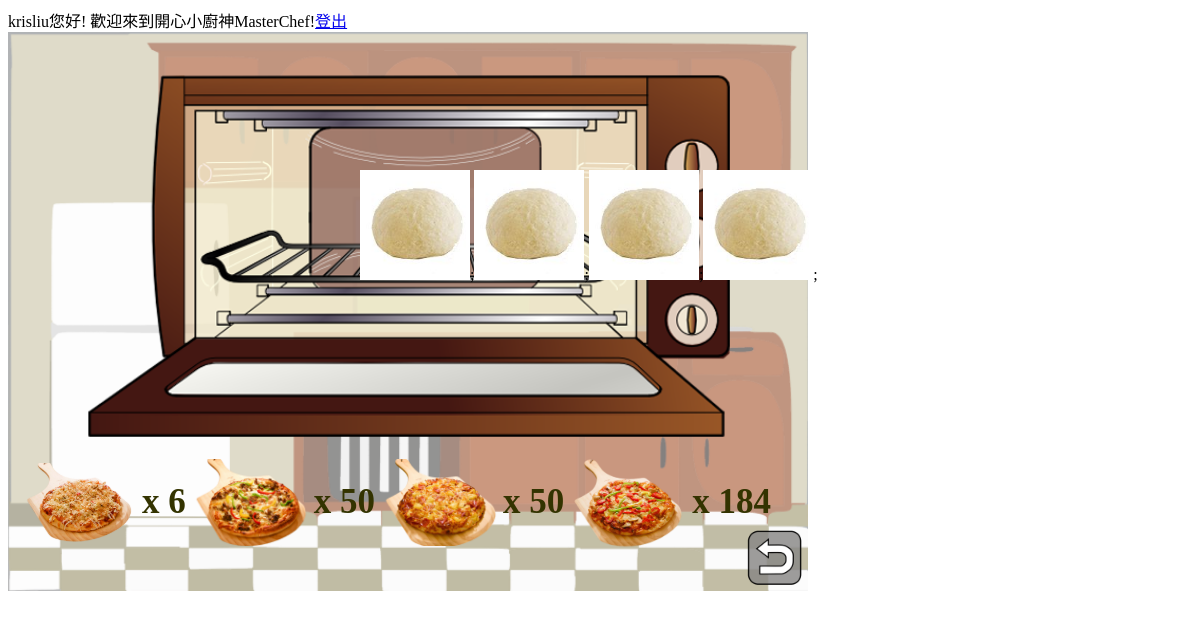
Screenshot of /masterchef/pizzamaterial.php (signed in) with the database file from the repository.
### tables this page shows
CREATE TABLE IF NOT EXISTS `pizzaoven` (
  `uid` int(11) NOT NULL,
  `user` varchar(11) NOT NULL,
  `name` varchar(20) NOT NULL,
  `amount` int(11) NOT NULL,
  `exp` int(11) NOT NULL,
  `time` int(11) NOT NULL,
  `cash` int(11) NOT NULL,
  `sold` int(11) NOT NULL,
  `status` int(11) NOT NULL
);

### masterchef/pizzamaterial.php (the view, shortened to what this page needs)
<?php
require("config.php");
?>
<head>
</head>
<html>
<body>
    <div class="container">
		<div>
            <div id="droppable" class="ui-widget-header">
				<img src ="pics\ovenhome.png" style="z-index:1" width="800px" id="pizza">
			</div>
		</div>
	</div>
<div class="uncook">
<?php
$sql2 = "select * from pizzaoven";
$results2=mysqli_query($conn,$sql2);
while ($rs2=mysqli_fetch_array($results2)) {
if($rs2['status']==1)
    echo"<img src=\"pics\\uncook.png\" width=\"110px\">;";
}
?>
</div>
<div class="equipment">
<table>
<?php
$sql = "select * from pizzaoven where amount>0;";
$results=mysqli_query($conn,$sql);
echo "<tr>";
while ($rs=mysqli_fetch_array($results)) {
	$src = $rs['name'];
	if($rs['status']==1)
	echo "<td><a class=\"js-open-modal btn\" href=\"#\" data-modal-id=\"notbuy{$rs['uid']}\">
	<img src=\"pics\\{$src}.png\" width=\"120px\"></a></td>";
	echo "<td>x " , $rs['amount'] ,"</td>" ;
}
echo"</tr>";
?>
</table>
</div>
<div class="Back" style="z-index:15">
<a href="home.php"><img src="pics/unnamed.png" id="back" width="60px" height="auto" ></a>
</div>
</body>
</html>

### masterchef/pizzamaterial.php (style rules this page uses)
.equipment { position: absolute; left:170px; top:520px; }
tr td { font-size: 35px; color: #333300; font-family: cursive; font-weight: bold; text-shadow: 0px 0px 7px #fff, 0px 0px 5px #fff, 0px 0px 5px #fff, 0px 0px 5px #fff, 0px 0px 5px #fff, 0px 0px 5px #fff, 0px 0px 5px #fff, 0px 0px 5px #fff, 0px 0px 5px #fff, 0px 0px 5px #fff, 0px 0px 5px #fff, }
.equipment { left: 15px; top: 450px; }
.Back { width: 150px; height: 100px; position: absolute; left: 745px; top: 528px; }
.uncook { position: absolute; left: 360px; top: 170px; }

### rows the page displays
pizzaoven: status 1 (drawn), name (picture), amount "6"
pizzaoven: status 1 (drawn), name (picture), amount "50"
pizzaoven: status 1 (drawn), name (picture), amount "50"
pizzaoven: status 1 (drawn), name (picture), amount "184"
